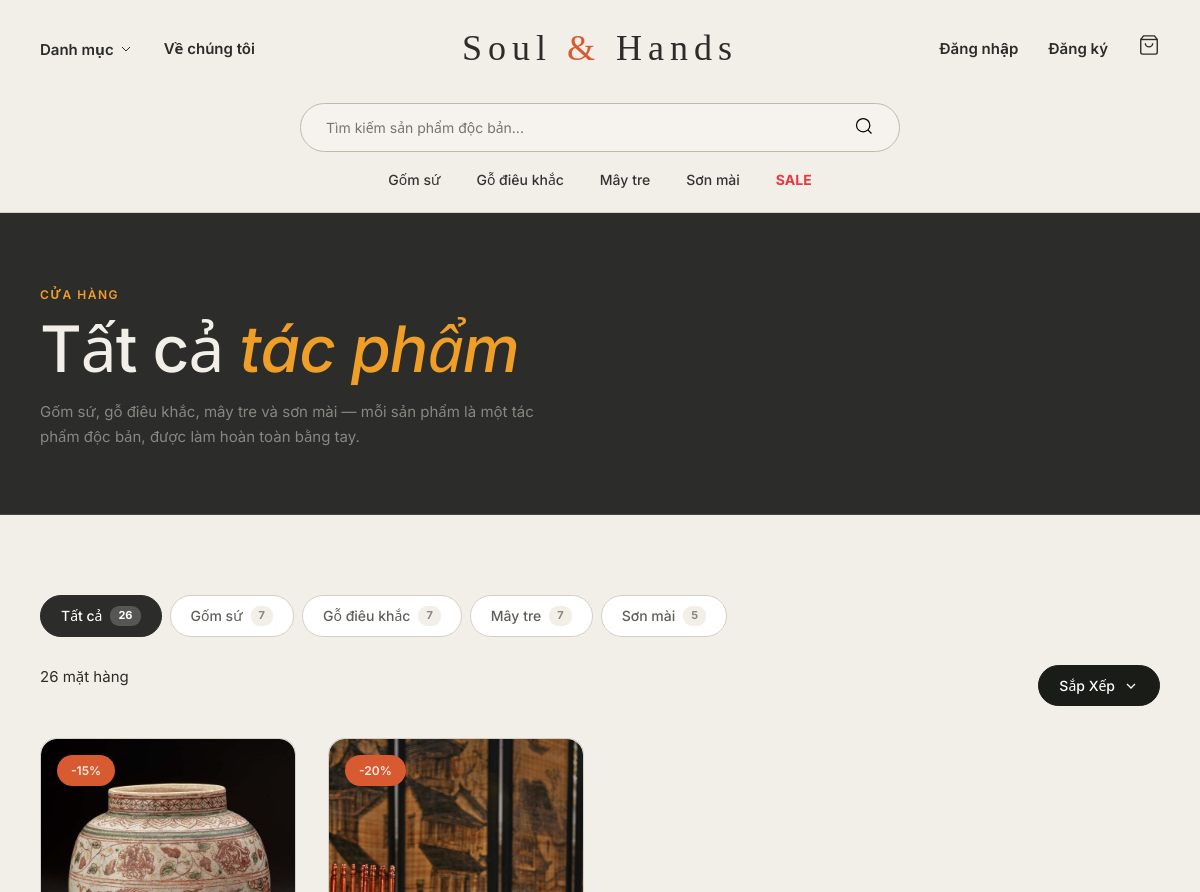
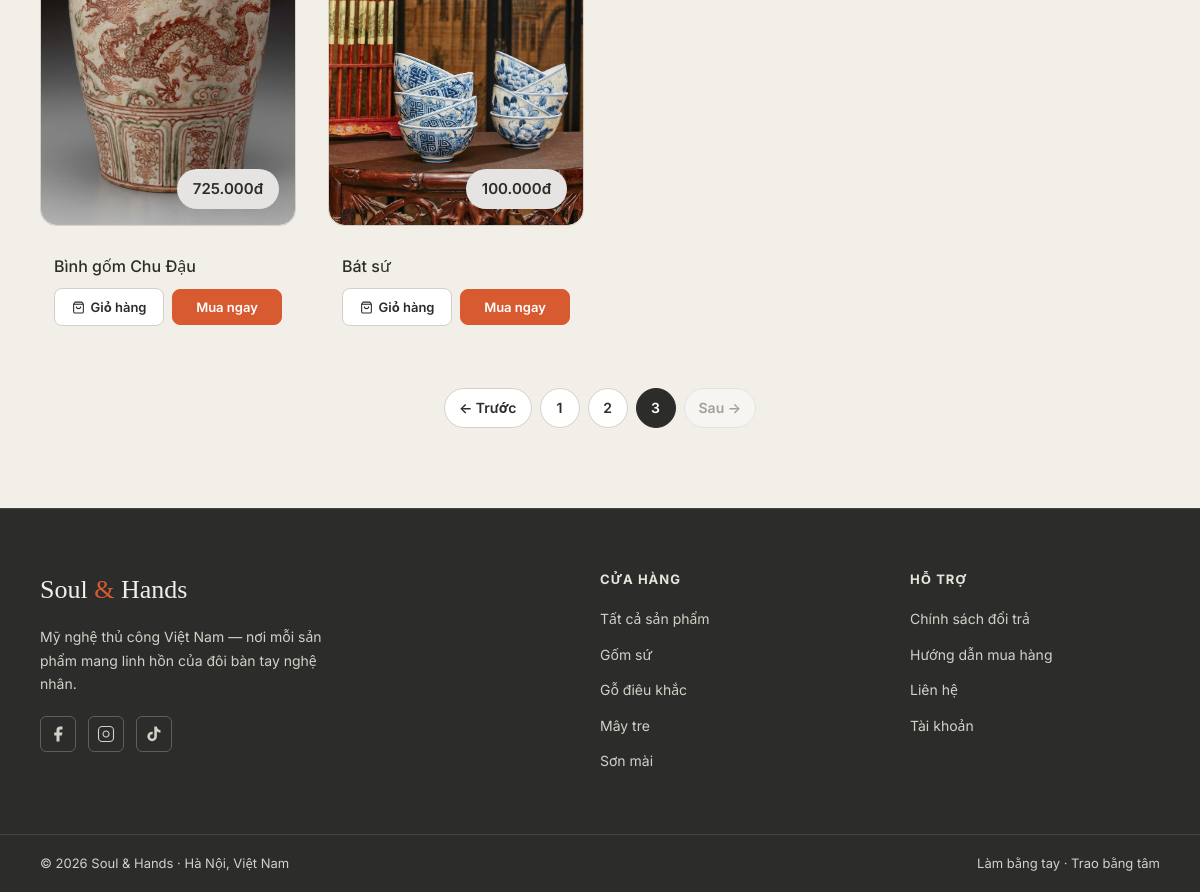
/shop.php?page=3, run on the app's committed database (2 pictures, top to bottom).
### tables this page shows
CREATE TABLE `categories` (
  `id` int(10) UNSIGNED NOT NULL,
  `name` varchar(100) NOT NULL,
  `slug` varchar(100) NOT NULL
);

CREATE TABLE `products` (
  `id` int(10) UNSIGNED NOT NULL,
  `name` varchar(200) NOT NULL,
  `category_id` int(10) UNSIGNED NOT NULL,
  `price` decimal(12,0) NOT NULL DEFAULT 0,
  `old_price` decimal(12,0) DEFAULT NULL,
  `badge` varchar(30) DEFAULT NULL,
  `image_url` varchar(500) DEFAULT NULL,
  `description` text DEFAULT NULL,
  `style` varchar(50) DEFAULT NULL,
  `color` varchar(50) DEFAULT NULL,
  `sub_type` varchar(50) DEFAULT NULL,
  `image_class` varchar(30) DEFAULT NULL,
  `created_at` timestamp NOT NULL DEFAULT current_timestamp()
);

### shop.php (the view, shortened to what this page needs)
<?php
require_once 'config/database.php';
require_once 'includes/product-card.php';
$per_page = 12;
$categories = $conn->query("SELECT id, name, slug FROM categories ORDER BY id ASC")
                   ->fetch_all(MYSQLI_ASSOC);
$cat_counts = [];
$total_all  = 0;
$res = $conn->query("SELECT category_id, COUNT(*) AS cnt FROM products GROUP BY category_id");
while ($r = $res->fetch_assoc()) {
    $cat_counts[(int)$r['category_id']] = (int)$r['cnt'];
    $total_all += (int)$r['cnt'];
}
$cat_slug   = $_GET['cat'] ?? '';
$active_cat = null;
if (!$active_cat) $cat_slug = '';
$sort_map = [
    'popular'    => 'p.id DESC',
    'price_asc'  => 'p.price ASC',
    'price_desc' => 'p.price DESC',
    'newest'     => 'p.created_at DESC',
];
$sort_labels = [
    'popular'    => 'Sắp Xếp',
    'price_asc'  => 'Giá: Từ Thấp Đến Cao',
    'price_desc' => 'Giá: Từ Cao Đến Thấp',
    'newest'     => 'Hàng Mới Về',
];
$sort = $_GET['sort'] ?? 'popular';
$order_by      = $sort_map[$sort];
$current_label = $sort_labels[$sort];
$page = max(1, (int)($_GET['page'] ?? 1));
$total_items = $active_cat ? ($cat_counts[(int)$active_cat['id']] ?? 0) : $total_all;
$total_pages = max(1, (int)ceil($total_items / $per_page));
$offset = ($page - 1) * $per_page;
if ($active_cat) {
    $stmt = $conn->prepare("
        SELECT p.*, c.name AS category_name
        FROM products p
        JOIN categories c ON p.category_id = c.id
        WHERE p.category_id = ?
        ORDER BY $order_by
        LIMIT $per_page OFFSET $offset
    ");
    $stmt->bind_param('i', $active_cat['id']);
} else {
    $stmt = $conn->prepare("
        SELECT p.*, c.name AS category_name
        FROM products p
        JOIN categories c ON p.category_id = c.id
        ORDER BY $order_by
        LIMIT $per_page OFFSET $offset
    ");
}
$stmt->execute();
$products = $stmt->get_result()->fetch_all(MYSQLI_ASSOC);
function shop_url($cat = '', $sort = 'popular', $page = 1) {
    $p = [];
    if ($cat !== '')         $p['cat']  = $cat;
    if ($sort !== 'popular') $p['sort'] = $sort;
    if ($page > 1)           $p['page'] = $page;
    return 'shop.php' . ($p ? '?' . http_build_query($p) : '');
}
include 'includes/header.php';
?>
<main class="category-page">
    <section class="shop-hero">
        <div class="shop-hero-inner">
            <div class="section-eyebrow light">Cửa hàng</div>
            <h1 class="shop-hero-title"><?= $active_cat ? htmlspecialchars($active_cat['name']) : 'Tất cả <em>tác phẩm</em>' ?></h1>
            <p class="shop-hero-sub">
                Gốm sứ, gỗ điêu khắc, mây tre và sơn mài — mỗi sản phẩm là một tác phẩm độc bản, được làm hoàn toàn bằng tay.
            </p>
        </div>
    </section>
    <section class="products-section shop-grid-wrap">
        <div class="shop-cats">
            <a href="<?= htmlspecialchars(shop_url('', $sort)) ?>" class="shop-cat <?= $cat_slug === '' ? 'active' : '' ?>">
                Tất cả <span class="shop-cat-count"><?= $total_all ?></span>
            </a>
            <?php foreach ($categories as $c): ?>
            <a href="<?= htmlspecialchars(shop_url($c['slug'], $sort)) ?>" class="shop-cat <?= $cat_slug === $c['slug'] ? 'active' : '' ?>">
                <?= htmlspecialchars($c['name']) ?>
                <span class="shop-cat-count"><?= $cat_counts[(int)$c['id']] ?? 0 ?></span>
            </a>
            <?php endforeach; ?>
        </div>
        <div class="products-toolbar">
            <div class="toolbar-left">
                <span class="item-count"><?= $total_items ?> mặt hàng</span>
            </div>
            <div class="toolbar-right">
                <div class="sort-dropdown-wrapper">
                    <button class="toolbar-btn btn-sort" id="sort-btn">
                        <?= htmlspecialchars($current_label) ?>
                        <svg width="16" height="16" viewBox="0 0 24 24" fill="none" stroke="currentColor" stroke-width="2"><path d="m6 9 6 6 6-6"/></svg>
                    </button>
                </div>
            </div>
        </div>
        <div class="products-grid">
            <?php if (!empty($products)): ?>
                <?php foreach ($products as $row) render_product_card($row); ?>
            <?php endif; ?>
        </div>
        <?php if ($total_pages > 1): ?>
        <nav class="shop-pagination" aria-label="Phân trang">
            <a href="<?= htmlspecialchars(shop_url($cat_slug, $sort, $page - 1)) ?>"
               class="shop-page-link <?= $page <= 1 ? 'disabled' : '' ?>">← Trước</a>
            <?php for ($i = 1; $i <= $total_pages; $i++): ?>
            <a href="<?= htmlspecialchars(shop_url($cat_slug, $sort, $i)) ?>"
               class="shop-page-link <?= $i === $page ? 'active' : '' ?>"><?= $i ?></a>
            <?php endfor; ?>
            <a href="<?= htmlspecialchars(shop_url($cat_slug, $sort, $page + 1)) ?>"
               class="shop-page-link <?= $page >= $total_pages ? 'disabled' : '' ?>">Sau →</a>
        </nav>
        <?php endif; ?>
    </section>
</main>
<?php include 'includes/footer.php'; ?>

### includes/product-card.php (shortened to what this page needs)
<?php
if (!function_exists('render_product_card')) {
    function render_product_card(array $p, array $opts = []) {
        $id       = (int)$p['id'];
        $name     = (string)$p['name'];
        $image    = (string)($p['image_url'] ?? '');
        $badge    = (string)($p['badge'] ?? '');
        $is_sale  = !empty($opts['sale']);
        $name_html = $opts['name_html'] ?? htmlspecialchars($name);
        $data_attrs = 'data-id="' . $id . '"'
            . ' data-name="' . htmlspecialchars($name, ENT_QUOTES) . '"'
            . ' data-price="' . (int)$p['price'] . '"'
            . ' data-image="' . htmlspecialchars($image, ENT_QUOTES) . '"';
        ?>
        <div class="product-card">
            <div class="product-img" onclick="location.href='product.php?id=<?= $id ?>'">
                <?php if ($image !== ''): ?>
                    <img src="<?= htmlspecialchars($image) ?>" alt="<?= htmlspecialchars($name) ?>" class="real-product-img">
                <?php else: ?>
                    <div class="fallback-img <?= htmlspecialchars((string)($p['image_class'] ?? '')) ?>"></div>
                <?php endif; ?>
                <?php if ($badge !== ''): ?>
                    <div class="product-badge <?= $is_sale ? 'sale-badge' : ($badge === 'Mới' ? 'new-badge' : '') ?>">
                        <?= htmlspecialchars($badge) ?>
                    </div>
                <?php endif; ?>
                <div class="price-floating-badge"><?= number_format($p['price'], 0, ',', '.') ?>đ</div>
            </div>
            <div class="product-body">
                <h3 class="product-name" onclick="location.href='product.php?id=<?= $id ?>'"><?= $name_html ?></h3>
                <div class="product-actions">
                    <button class="btn-add-cart" <?= $data_attrs ?>>
                        <svg width="13" height="13" viewBox="0 0 24 24" fill="none" stroke="currentColor" stroke-width="2"><path d="M6 2 3 6v14a2 2 0 0 0 2 2h14a2 2 0 0 0 2-2V6l-3-4z"/><line x1="3" y1="6" x2="21" y2="6"/><path d="M16 10a4 4 0 0 1-8 0"/></svg>
                        Giỏ hàng
                    </button>
                    <button class="btn-buy-now" <?= $data_attrs ?>>Mua ngay</button>
                </div>
            </div>
        </div>
        <?php
    }
}

### assets/css/style.css (style rules this page uses)
:root { --ink: #2C2C2A; --ink2: #5F5E5A; --ink3: #888780; --cream: #F1EFE8; --cream2: #D3D1C7; --cream3: #E8E5DC; --rust: #D85A30; --rust-dark: #993C1D; --amber: #EF9F27; --page: #F1EFE8; --font-display: 'Inter', system-ui, -apple-system, 'Segoe UI', Roboto, sans-serif; --font-menu: 'Inter', system-ui, -apple-system, 'Segoe UI', Roboto, sans-serif; --font-body: 'Inter', system-ui, -apple-system, 'Segoe UI', Roboto, sans-serif; --font-mono: 'Inter', system-ui, -apple-system, 'Segoe UI', Roboto, sans-serif; --font-brand: 'Cormorant Garamond', Georgia, 'Times New Roman', serif; --max-w: 1200px; }
*, *::before, *::after { box-sizing: border-box; margin: 0; padding: 0; }
body { font-family: var(--font-body); background: var(--page); color: var(--ink); line-height: 1.6; overflow-x: hidden; min-width: 1024px; -webkit-font-smoothing: antialiased; }
a { text-decoration: none; color: inherit; }
button { font-family: var(--font-body); cursor: pointer; }
.section-eyebrow { font-family: var(--font-body); font-size: 12px; font-weight: 600; letter-spacing: 1.5px; color: var(--rust); text-transform: uppercase; margin-bottom: 10px; }
.section-eyebrow.light { color: var(--amber); }
.products-section { max-width: 1440px; margin: 0 auto; padding: 80px 40px; }
.products-grid { display: grid; grid-template-columns: repeat(4, 1fr); gap: 32px; }
.product-card { background: transparent; border: none; cursor: default; position: relative; }
.product-card .product-img { cursor: pointer; }
.product-img { height: 380px; display: flex; align-items: center; justify-content: center; font-size: 80px; position: relative; transition: 0.3s ease; border: 1px solid var(--cream2); border-radius: 16px; margin-bottom: 16px; overflow: hidden; }
.real-product-img { width: 100%; height: 100%; object-fit: cover; border-radius: 16px; display: block; }
.product-badge { position: absolute; top: 16px; left: 16px; background: var(--rust); color: #FAECE7; font-size: 12px; font-weight: 600; padding: 6px 14px; border-radius: 20px; font-family: var(--font-menu); }
.price-floating-badge { position: absolute; bottom: 16px; right: 16px; background: #E5E4E2; color: var(--ink); font-family: var(--font-menu); font-size: 15px; font-weight: 600; padding: 8px 16px; border-radius: 30px; }
.product-name { font-family: var(--font-menu); font-size: 16px; font-weight: 500; color: var(--ink); line-height: 1.5; cursor: pointer; transition: color 0.2s; }
.product-body { padding: 12px 14px 14px; display: flex; flex-direction: column; gap: 10px; }
.product-actions { display: flex; gap: 8px; align-items: center; }
.btn-add-cart { flex: 1; display: flex; align-items: center; justify-content: center; gap: 6px; padding: 9px 12px; background: #fff; border: 1.5px solid var(--cream2); border-radius: 8px; font-family: var(--font-menu); font-size: 13px; font-weight: 600; color: var(--ink); cursor: pointer; transition: all 0.2s; white-space: nowrap; }
.btn-buy-now { flex: 1; display: flex; align-items: center; justify-content: center; gap: 6px; padding: 9px 12px; background: var(--rust); border: 1.5px solid var(--rust); border-radius: 8px; font-family: var(--font-menu); font-size: 13px; font-weight: 600; color: #fff; cursor: pointer; transition: all 0.2s; white-space: nowrap; text-decoration: none; }
.products-section, .srp-page { transition: opacity 0.15s ease; }

### assets/css/category.css (style rules this page uses)
.category-page { min-height: 80vh; }
.products-toolbar { display: flex; justify-content: space-between; align-items: flex-start; margin-bottom: 32px; font-family: var(--font-menu); flex-wrap: wrap; gap: 12px; }
.toolbar-left, .toolbar-right { display: flex; align-items: center; gap: 12px; flex-wrap: wrap; }
.toolbar-btn { display: flex; align-items: center; gap: 8px; padding: 10px 20px; border-radius: 50px; font-family: var(--font-menu); font-size: 14px; font-weight: 500; cursor: pointer; transition: all 0.2s; white-space: nowrap; }
.item-count { font-size: 15px; color: var(--ink); font-weight: 400; }
.sort-dropdown-wrapper { position: relative; }
.btn-sort { background: #1A1C18; border: 1px solid #1A1C18; color: #ffffff; }

### data on the page
categories: name "Gốm sứ", id "7"
categories: name "Gỗ điêu khắc", id "7"
categories: name "Mây tre", id "7"
categories: name "Sơn mài", id "5"
products: image_url (picture), badge "-15%", price "725.000", name "Bình gốm Chu Đậu"
products: image_url (picture), badge "-20%", price "100.000", name "Bát sứ"

### other printed values
$total_all "26"
$total_items "26"
$current_label "Sắp Xếp"
